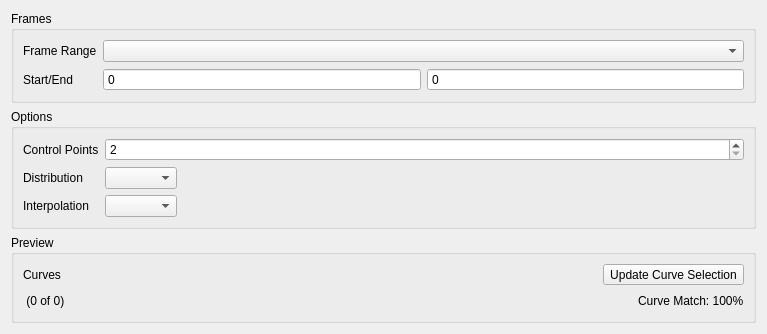
<?xml version="1.0" encoding="UTF-8"?>
<ui version="4.0">
 <class>Form</class>
 <widget class="QWidget" name="Form">
  <property name="geometry">
   <rect>
    <x>0</x>
    <y>0</y>
    <width>767</width>
    <height>308</height>
   </rect>
  </property>
  <property name="windowTitle">
   <string>Attribute Curves Simplify</string>
  </property>
  <layout class="QVBoxLayout" name="verticalLayout_3" stretch="0,0,1">
   <item>
    <widget class="QGroupBox" name="frames_groupBox">
     <property name="title">
      <string>Frames</string>
     </property>
     <layout class="QFormLayout" name="formLayout">
      <item row="0" column="0">
       <widget class="QLabel" name="frame_range_label">
        <property name="text">
         <string>Frame Range</string>
        </property>
       </widget>
      </item>
      <item row="0" column="1">
       <widget class="QComboBox" name="frame_range_combo"/>
      </item>
      <item row="1" column="0">
       <widget class="QLabel" name="start_end_label">
        <property name="text">
         <string>Start/End</string>
        </property>
       </widget>
      </item>
      <item row="1" column="1">
       <layout class="QHBoxLayout" name="customFrames_layout">
        <item>
         <widget class="QSpinBox" name="start_frame_spinbox">
          <property name="buttonSymbols">
           <enum>QAbstractSpinBox::NoButtons</enum>
          </property>
          <property name="maximum">
           <number>999999</number>
          </property>
         </widget>
        </item>
        <item>
         <widget class="QSpinBox" name="end_frame_spinbox">
          <property name="buttonSymbols">
           <enum>QAbstractSpinBox::NoButtons</enum>
          </property>
          <property name="prefix">
           <string/>
          </property>
          <property name="maximum">
           <number>999999</number>
          </property>
         </widget>
        </item>
       </layout>
      </item>
     </layout>
    </widget>
   </item>
   <item>
    <widget class="QGroupBox" name="options_groupBox">
     <property name="title">
      <string>Options</string>
     </property>
     <layout class="QFormLayout" name="options_layout">
      <item row="0" column="0">
       <widget class="QLabel" name="control_points_label">
        <property name="text">
         <string>Control Points</string>
        </property>
       </widget>
      </item>
      <item row="0" column="1">
       <widget class="QSpinBox" name="control_points_spinbox">
        <property name="minimum">
         <number>2</number>
        </property>
        <property name="maximum">
         <number>255</number>
        </property>
       </widget>
      </item>
      <item row="1" column="0">
       <widget class="QLabel" name="distribution_label">
        <property name="text">
         <string>Distribution</string>
        </property>
       </widget>
      </item>
      <item row="3" column="0">
       <widget class="QLabel" name="interpolation_label">
        <property name="text">
         <string>Interpolation</string>
        </property>
       </widget>
      </item>
      <item row="3" column="1">
       <layout class="QHBoxLayout" name="horizontalLayout_3">
        <item>
         <widget class="QComboBox" name="interpolation_combo"/>
        </item>
        <item>
         <spacer name="horizontalSpacer_3">
          <property name="orientation">
           <enum>Qt::Horizontal</enum>
          </property>
          <property name="sizeHint" stdset="0">
           <size>
            <width>40</width>
            <height>20</height>
           </size>
          </property>
         </spacer>
        </item>
       </layout>
      </item>
      <item row="1" column="1">
       <layout class="QHBoxLayout" name="horizontalLayout_4">
        <item>
         <widget class="QComboBox" name="distribution_combo"/>
        </item>
        <item>
         <spacer name="horizontalSpacer_4">
          <property name="orientation">
           <enum>Qt::Horizontal</enum>
          </property>
          <property name="sizeHint" stdset="0">
           <size>
            <width>40</width>
            <height>20</height>
           </size>
          </property>
         </spacer>
        </item>
       </layout>
      </item>
     </layout>
    </widget>
   </item>
   <item>
    <widget class="QGroupBox" name="preview_groupBox">
     <property name="title">
      <string>Preview</string>
     </property>
     <layout class="QVBoxLayout" name="preview_layout" stretch="0,0">
      <property name="spacing">
       <number>6</number>
      </property>
      <property name="leftMargin">
       <number>9</number>
      </property>
      <property name="topMargin">
       <number>9</number>
      </property>
      <property name="rightMargin">
       <number>9</number>
      </property>
      <property name="bottomMargin">
       <number>9</number>
      </property>
      <item>
       <layout class="QHBoxLayout" name="curve_num_layout">
        <item>
         <widget class="QLabel" name="curve_num_label">
          <property name="text">
           <string>Curves</string>
          </property>
         </widget>
        </item>
        <item>
         <widget class="QToolButton" name="curve_num_update_button">
          <property name="text">
           <string>Update Curve Selection</string>
          </property>
         </widget>
        </item>
       </layout>
      </item>
      <item>
       <layout class="QHBoxLayout" name="horizontalLayout">
        <item>
         <widget class="QLabel" name="curve_name_label">
          <property name="text">
           <string>&lt;curve name&gt; (0 of 0)</string>
          </property>
         </widget>
        </item>
        <item>
         <spacer name="horizontalSpacer">
          <property name="orientation">
           <enum>Qt::Horizontal</enum>
          </property>
          <property name="sizeHint" stdset="0">
           <size>
            <width>40</width>
            <height>20</height>
           </size>
          </property>
         </spacer>
        </item>
        <item>
         <widget class="QLabel" name="curve_match_label">
          <property name="text">
           <string>Curve Match: 100%</string>
          </property>
         </widget>
        </item>
       </layout>
      </item>
     </layout>
    </widget>
   </item>
  </layout>
 </widget>
 <resources/>
 <connections/>
</ui>
